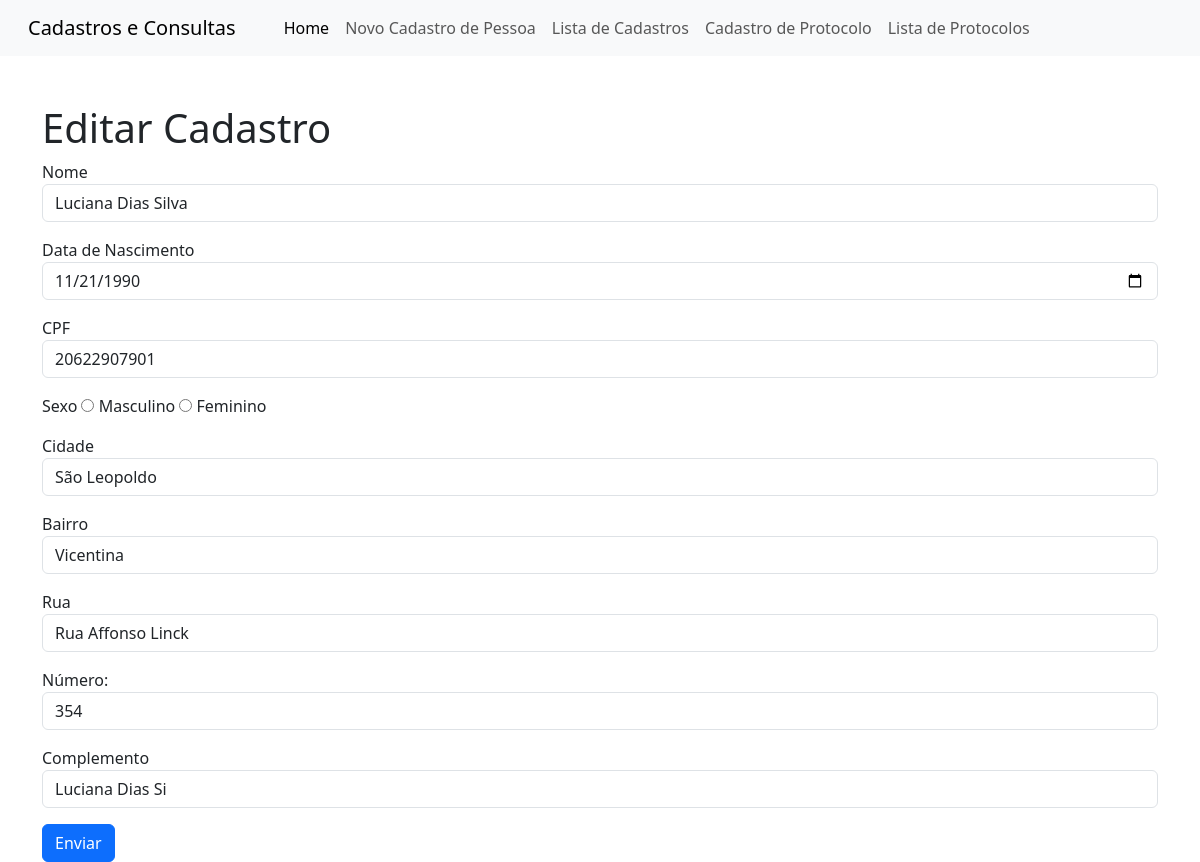
Screenshot of /?page=editar&id=1 with the database file from the repository.
### tables this page shows
CREATE TABLE `pessoa` (
  `id` int(10) UNSIGNED NOT NULL,
  `nome` varchar(45) NOT NULL,
  `data_nascimento` date NOT NULL,
  `cpf` varchar(11) NOT NULL,
  `sexo` varchar(9) NOT NULL,
  `cidade` varchar(30) DEFAULT NULL,
  `bairro` varchar(20) DEFAULT NULL,
  `rua` varchar(45) DEFAULT NULL,
  `numero` varchar(6) DEFAULT NULL,
  `complemento` varchar(15) DEFAULT NULL
);

### editar-cadastro.php (the view, shortened to what this page needs)
<h1>Editar Cadastro</h1>
    <?php
        $sql = "SELECT * FROM pessoa WHERE id=".    $_REQUEST["id"];
        $res = $conn->query($sql);
        $row = $res->fetch_object();
    ?>
<form action="salvar-cadastro.php" method="POST">
    <div class="mb-3">
        <label>Nome</label>
        <input type="text" name="nome" value="<?php print $row->nome; ?>" class="form-control" required>
    </div>
    <div class="mb-3">
        <label>Data de Nascimento</label>
        <input type="date" name="data_nasc" value="<?php print $row->data_nascimento; ?>" class="form-control" required>
    </div>
    <div class="mb-3">
        <label>CPF</label>
        <input type="number" name="cpf" value="<?php print $row->cpf; ?>" class="form-control" required>
    </div>
    <div class="mb-3">
        <label>Sexo</label>
        <input type="radio" id="masculino" name="sexo" value="masculino" required>
        <label for="masculino">Masculino</label>
    <input type="radio" id="feminino" name="sexo" value="feminino" required>
        <label for="masculino">Feminino</label></div>
    <div class="mb-3">
        <label>Cidade</label>
        <input type="text" name="cidade" value="<?php print $row->cidade; ?>" class="form-control">
    </div>
    <div class="mb-3">
        <label>Bairro</label>
        <input type="text" name="bairro" value="<?php print $row->bairro; ?>" class="form-control">
    </div>
    <div class="mb-3">
        <label>Rua</label>
        <input type="text" name="rua" value="<?php print $row->rua; ?>" class="form-control">
    </div>
    <div class="mb-3">
        <label>Número:</label>
        <input type="number" name="numero" value="<?php print $row->numero; ?>" class="form-control">
    </div>
    <div class="mb-3">
        <label>Complemento</label>
        <input type="text" name="complemento" value="<?php print $row->complemento; ?>" class="form-control">
    </div>
    <div>
    <button type="submit" class="btn btn-primary">Enviar</button>
    </div>
</form>

### rows the page displays
pessoa: nome "Luciana Dias Silva", data_nasc "11/21/1990", cpf "20622907901", cidade "São Leopoldo", bairro "Vicentina", rua "Rua Affonso Linck", numero "354", complemento "Luciana Dias Si"
